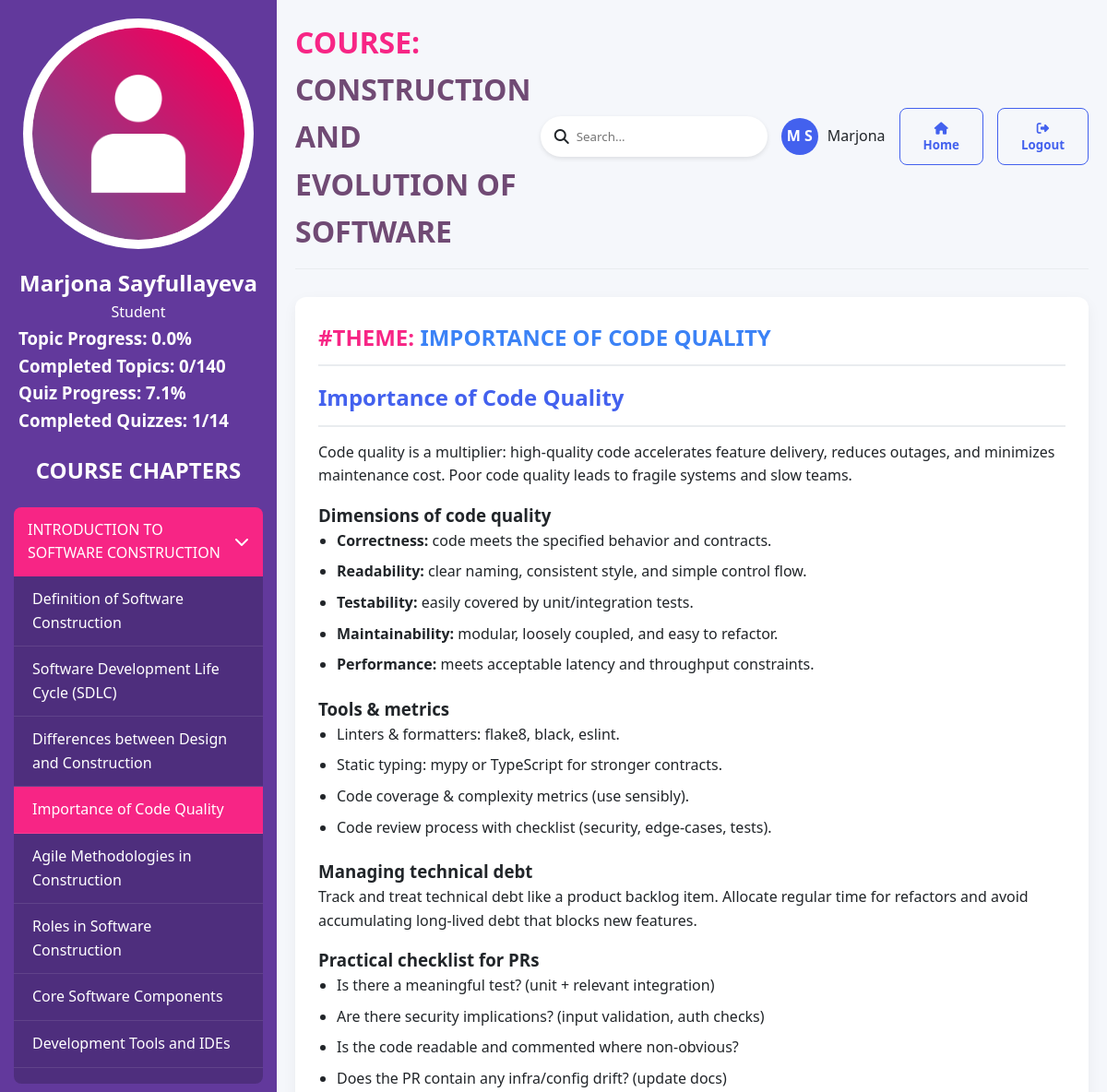
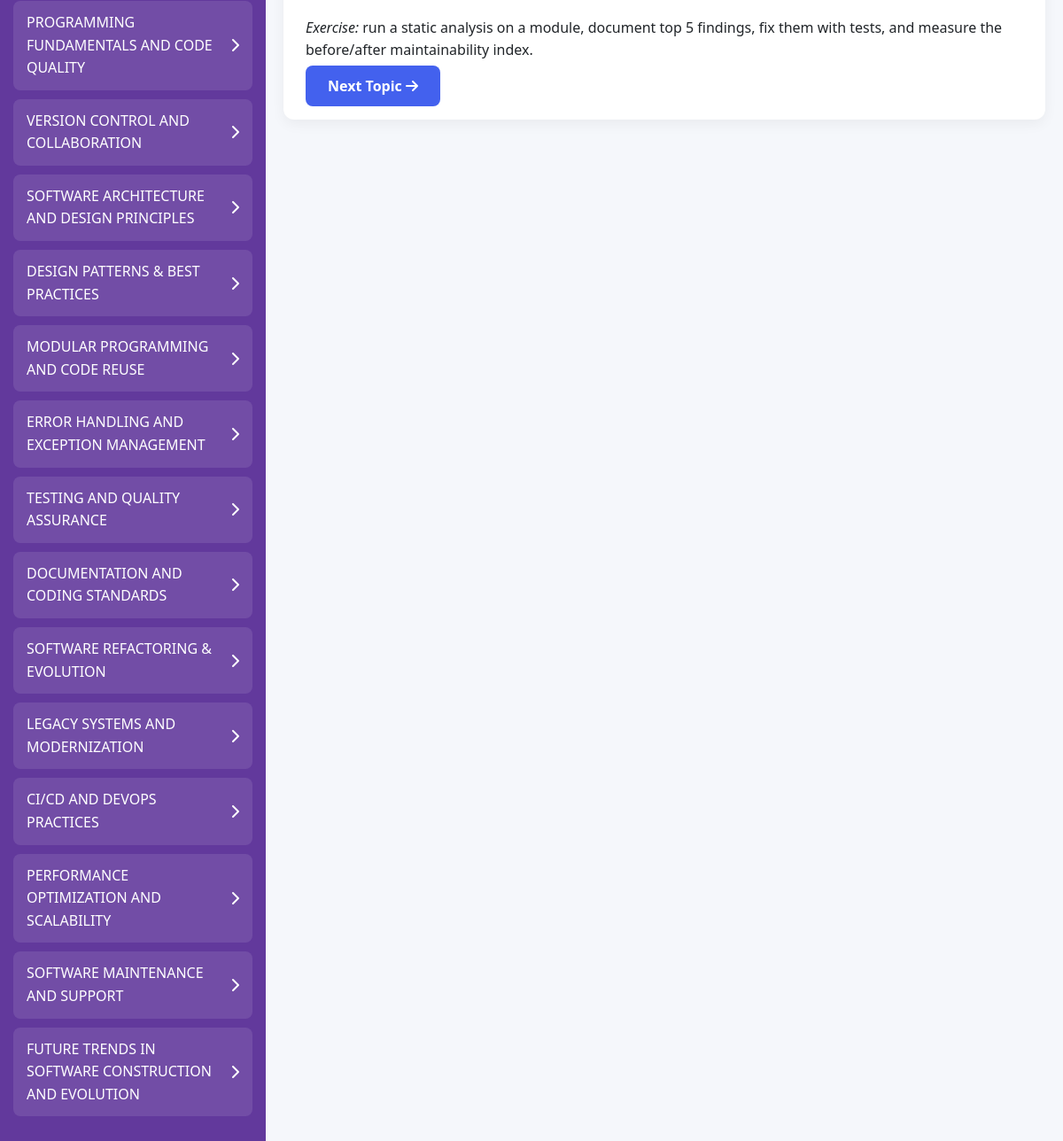
Screenshot of /course/topic/12/ (signed in) with the database file from the repository (2 pictures, top to bottom).
### learning/models.py (models this page shows, shortened)
class Chapter(models.Model):
    course = models.ForeignKey(
        Course, related_name="chapters", on_delete=models.CASCADE
    )
    title = models.CharField(max_length=200)
    order = models.PositiveIntegerField(default=1)
    class Meta:
        ordering = ["order"]

class Topic(models.Model):
    chapter = models.ForeignKey(
        Chapter, related_name="topics", on_delete=models.CASCADE
    )
    title = models.CharField(max_length=200)
    content = RichTextField()
    order = models.PositiveIntegerField(default=1)
    class Meta:
        ordering = ["order"]

class Course(models.Model):
    title = models.CharField(max_length=200)
    description = models.TextField()
    created_at = models.DateTimeField(auto_now_add=True)

### learning/views.py (the view)
# urls.py: path("course/topic/<int:topic_id>/", views.course_content, name="course_topic"),
@login_required(login_url="login")
def course_content(request, topic_id=None):
    course = Course.objects.first()
    chapters = course.chapters.all()  # type: ignore
    selected_topic = None
    if topic_id:
        selected_topic = get_object_or_404(Topic, id=topic_id)
    else:
        first_chapter = chapters.first()
        if first_chapter:
            selected_topic = first_chapter.topics.first()
    if not selected_topic:
        return redirect("course_content")
    total_topics = Topic.objects.count()
    completed_topics = UserProgress.objects.filter(
        user=request.user, completed=True
    ).count()
    topic_progress = (
        round((completed_topics / total_topics) * 100, 1) if total_topics > 0 else 0
    )
    total_quizzes = Quiz.objects.count()
    completed_quizzes = (
        QuizAttempt.objects.filter(user=request.user, passed=True)
        .values("quiz")
        .distinct()
        .count()
    )
    quiz_progress = (
        round((completed_quizzes / total_quizzes) * 100, 1) if total_quizzes > 0 else 0
    )
    current_topic = selected_topic
    completed_topic_ids = UserProgress.objects.filter(
        user=request.user, completed=True
    ).values_list("topic_id", flat=True)
    return render(
        request,
        "course_content.html",
        {
            "course": course,
            "chapters": chapters,
            "selected_topic": selected_topic,
            "current_topic": current_topic,
            "topic_progress": topic_progress,
            "completed_topics": completed_topics,
            "total_topics": total_topics,
            "quiz_progress": quiz_progress,
            "completed_quizzes": completed_quizzes,
            "total_quizzes": total_quizzes,
            "completed_topic_ids": list(completed_topic_ids),
        },
    )

### templates/course_content.html (shortened to what this page needs)
{% load static %}
<!DOCTYPE html>
<html lang="en">
<head>
    <link rel="stylesheet" href="https://cdnjs.cloudflare.com/ajax/libs/font-awesome/6.4.0/css/all.min.css">
    <link rel="stylesheet" href="{% static 'course/style.css' %}">
</head>
<body>
    {% block content %}
    <div class="container">
        <div class="sidebar">
            <div class="profile-info" style="text-align: center; margin-bottom: 20px;">
                <img src="{% static 'assets/images/user-icon.png' %}" alt=""
                    style="width: 250px; height: 250px; border-radius: 50%; background: white; padding: 10px;">
                <h2 style="color: #ffffff; margin-top: 10px;">
                    {% if request.user.first_name or request.user.last_name %}
                    {{ request.user.first_name }} {% if request.user.last_name %}{{ request.user.last_name }}{% endif %}
                    {% else %}
                    {{ request.user.username }}
                    {% endif %}
                </h2>
                <p style="color: #ffffff;">Student</p>
                <div style="text-align: left; margin-left: 20px;">
                    <h3 style="color: #ffffff;">Topic Progress: {{ topic_progress }}%</h3>
                    <h3 style="color: #ffffff;">Completed Topics: {{ completed_topics }}/{{ total_topics }}</h3>
                    <h3 style="color: #ffffff;">Quiz Progress: {{ quiz_progress }}%</h3>
                    <h3 style="color: #ffffff;">Completed Quizzes: {{ completed_quizzes }}/{{ total_quizzes }}</h3>
                </div>
            </div>
            <h2 style="text-align: center; color: #ffffff; margin-bottom: 20px;">COURSE CHAPTERS</h2>
            <div class="chapters">
                {% for chapter in course.chapters.all %}
                <div class="chapter-item">
                    <div class="chapter-header {% if chapter.id == current_topic.chapter.id %}active{% endif %}">
                        <span>{{ chapter.title|upper }}</span>
                        <i
                            class="fas {% if chapter.id == current_topic.chapter.id %}fa-chevron-down{% else %}fa-chevron-right{% endif %}"></i>
                    </div>
                    <div class="topics {% if chapter.id == current_topic.chapter.id %}show{% endif %}">
                        {% for topic in chapter.topics.all %}
                        <div class="topic-item {% if topic.id == current_topic.id %}active{% endif %} "
                            onclick="window.location.href='{% url 'course_topic' topic.id %}'">
                            {{ topic.title }}
                        </div>
                        {% endfor %}
                    </div>
                </div>
                {% endfor %}
            </div>
        </div>
        <div class="main-content">
            <div class="header">
                <h1 style="color: #704A74;"><span style="color: #f72585;">COURSE:</span> {{ course.title }}</h1>
                <div class="user-actions">
                    <div class="search-box">
                        <i class="fas fa-search"></i>
                        <input type="text" placeholder="Search...">
                    </div>
                    <div class="user-profile">
                        <div class="avatar">
                            {{ request.user.first_name|slice:":1"|upper }}
                            {% if request.user.last_name %}{{ request.user.last_name|slice:":1"|upper }}{% endif %}
                        </div>
                        <span>{{ request.user.first_name }}</span>
                    </div>
                    <button class="btn btn-outline home-btn" onclick="window.location.href='/'">
                        <i class="fas fa-home"></i> Home
                    </button>
                    <button class="btn btn-outline home-btn" onclick="window.location.href='{% url 'logout' %}'">
                        <i class="fas fa-sign-out-alt"></i> Logout
                    </button>
                </div>
            </div>
            <div class="content" id="main-content">
                {% if selected_topic %}
                <h2 style="color:#3b82f6;"><span style="color: #f72585;">#THEME:</span> {{ selected_topic.title|upper }}
                </h2>
                <p>{{ selected_topic.content|safe }}</p>
                {% endif %}
                <a href="{% url 'next_topic' selected_topic.id %}" class="btn btn-primary" style="text-decoration: none;">
                    Next Topic <i class="fas fa-arrow-right"></i>
                </a>
            </div>
        </div>
    </div>
    {% endblock %}
</body>
</html>

### static/course/style.css (style rules this page uses)
:root { --primary: #4361ee; --secondary: #3a0ca3; --accent: #f72585; --light: #f8f9fa; --dark: #212529; --success: #4cc9f0; --warning: #ffd166; --danger: #ef476f; --gray: #6c757d; --light-gray: #e9ecef; }
* { margin: 0; padding: 0; box-sizing: border-box; font-family: 'Segoe UI', Tahoma, Geneva, Verdana, sans-serif; }
body { background-color: #f5f7fb; color: var(--dark); line-height: 1.6; }
.container { display: flex; min-height: 100vh; }
.sidebar { width: 25%; background: #62399C; color: white; padding: 20px 0; overflow-y: auto; transition: all 0.3s ease; }
.chapters { padding: 0 15px; }
.chapter-item { margin-bottom: 10px; border-radius: 8px; overflow: hidden; }
.chapter-header { background-color: rgba(255, 255, 255, 0.1); padding: 12px 15px; cursor: pointer; display: flex; justify-content: space-between; align-items: center; transition: all 0.3s ease; }
.chapter-header.active { background-color: var(--accent); }
.topics { background-color: rgba(0, 0, 0, 0.2); max-height: 0; overflow: hidden; transition: max-height 0.3s ease; }
.topics.show { max-height: 550px; }
.topic-item { padding: 12px 20px; border-bottom: 1px solid rgba(255, 255, 255, 0.1); cursor: pointer; transition: all 0.3s ease; visibility: visible !important; display: block !important; }
.topic-item.active { background-color: var(--accent); }
.main-content { flex: 1; padding: 20px; overflow-y: auto; }
.header { display: flex; justify-content: space-between; align-items: center; margin-bottom: 30px; padding-bottom: 15px; border-bottom: 1px solid var(--light-gray); }
.user-actions { display: flex; align-items: center; gap: 15px; }
.search-box { display: flex; align-items: center; background-color: white; border-radius: 50px; padding: 5px 15px; box-shadow: 0 2px 5px rgba(0, 0, 0, 0.1); }
.search-box input { border: none; outline: none; padding: 8px; width: 200px; }
.user-profile { display: flex; align-items: center; gap: 10px; }
.avatar { width: 40px; height: 40px; border-radius: 50%; background-color: var(--primary); color: white; display: flex; align-items: center; justify-content: center; font-weight: bold; }
.content { background-color: white; border-radius: 12px; padding: 25px; box-shadow: 0 5px 15px rgba(0, 0, 0, 0.05); margin-bottom: 25px; }
.content h2 { color: var(--primary); margin-bottom: 15px; padding-bottom: 10px; border-bottom: 2px solid var(--light-gray); }
.content p { margin-bottom: 15px; }
.content ul, .content ol { margin-left: 20px; margin-bottom: 20px; }
.content li { margin-bottom: 8px; }
.btn { padding: 12px 25px; border: none; border-radius: 8px; cursor: pointer; font-weight: 600; transition: all 0.3s ease; }
.btn-primary { background-color: var(--primary); color: white; }
.btn-outline { background-color: transparent; border: 1px solid var(--primary); color: var(--primary); }

### rows the page displays
Chapter: title "INTRODUCTION TO SOFTWARE CONSTRUCTION"
Topic: title "Definition of Software Construction"
Topic: title "Software Development Life Cycle (SDLC)"
Topic: title "Differences between Design and Construction"
Topic: title "Importance of Code Quality", title "IMPORTANCE OF CODE QUALITY", content "Importance of Code Quality Code quality is a multiplier: high-quality code accelerates feature delivery, reduces outages, and minimizes maintenance cost. Poor code quality leads to fragile systems and slow teams. Dimensions of code quality Correctness: code meets the specified behavior and contracts. Readability: clear naming, consistent style, and simple control flow. Testability: easily covered by unit/integration tests. Maintainability: modular, loosely coupled, and easy to refactor. Performance: meets acceptable latency and throughput constraints. Tools & metrics Linters & formatters: flake8 , black , eslint . Static typing: mypy or TypeScript for stronger contracts. Code coverage &…"
Topic: title "Agile Methodologies in Construction"
Topic: title "Roles in Software Construction"
Topic: title "Core Software Components"
Topic: title "Development Tools and IDEs"
Chapter: title "PROGRAMMING FUNDAMENTALS AND CODE QUALITY"
Chapter: title "VERSION CONTROL AND COLLABORATION"
Chapter: title "SOFTWARE ARCHITECTURE AND DESIGN PRINCIPLES"
Chapter: title "DESIGN PATTERNS & BEST PRACTICES"
Chapter: title "MODULAR PROGRAMMING AND CODE REUSE"
Chapter: title "ERROR HANDLING AND EXCEPTION MANAGEMENT"
Chapter: title "TESTING AND QUALITY ASSURANCE"
Chapter: title "DOCUMENTATION AND CODING STANDARDS"
Chapter: title "SOFTWARE REFACTORING & EVOLUTION"
Chapter: title "LEGACY SYSTEMS AND MODERNIZATION"
Chapter: title "CI/CD AND DEVOPS PRACTICES"
Chapter: title "PERFORMANCE OPTIMIZATION AND SCALABILITY"
Chapter: title "SOFTWARE MAINTENANCE AND SUPPORT"
Chapter: title "FUTURE TRENDS IN SOFTWARE CONSTRUCTION AND EVOLUTION"
Course: title "CONSTRUCTION AND EVOLUTION OF SOFTWARE"

### other values shown
{{ request.user.first_name }} "Marjona"
{{ request.user.last_name }} "Sayfullayeva"
{{ topic_progress }} "0.0"
{{ completed_topics }} "0"
{{ total_topics }} "140"
{{ quiz_progress }} "7.1"
{{ completed_quizzes }} "1"
{{ total_quizzes }} "14"
{{ request.user.first_name|slice:":1"|upper }} "M"
{{ request.user.last_name|slice:":1"|upper }} "S"
